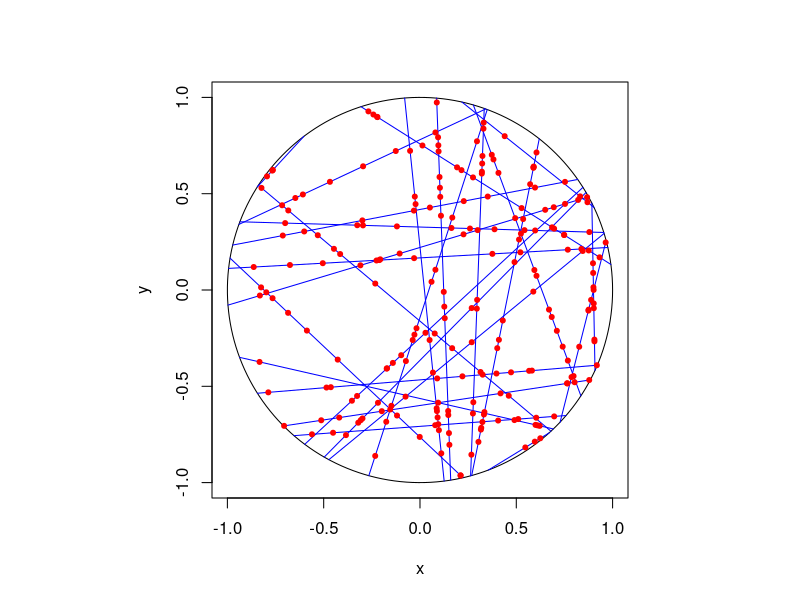

R code for this plot:
# Simulate a Cox point process on a disk. 
# This Cox point process is formed by first simulating a uniform Poisson 
# line process. On each line (or segment) an independent Poisson point 
# process is then simulated.
# Author: H. Paul Keeler, 2019.
# Website: hpaulkeeler.com
# Repository: github.com/hpaulkeeler/posts


###START -- Parameters -- START###
#Cox (ie Poisson line-point) process parameters
lambda=4; #intensity (ie mean density) of the Poisson *line* process
mu=5; #intensity (ie mean density) of the Poisson *point* process

#Simulation disk dimensions
xx0=0; yy0=0; #center of disk
r=1; #disk radius
massLine=2*pi*r*lambda; #total measure/mass of the line process
###END -- Parameters -- END###

###START -- Simulate a Poisson line process on a disk -- START###
#Simulate Poisson point process
numbLines=rpois(1,massLine);#Poisson number of points

theta=2*pi*runif(numbLines); #choose angular component uniformly
p=r*runif(numbLines); #choose radial component uniformly
q=sqrt(r^2-p^2); #distance to circle edge (alonge line)

#calculate trig values
sin_theta=sin(theta);
cos_theta=cos(theta);

#calculate segment endpoints of Poisson line process
xx1=xx0+p*cos_theta+q*sin_theta;
yy1=yy0+p*sin_theta-q*cos_theta;
xx2=xx0+p*cos_theta-q*sin_theta;
yy2=yy0+p*sin_theta+q*cos_theta;
###END Simulate a Poisson line process on a disk END###

###START Simulate a Poisson point processes on each line START###
lengthLine=2*q; #length of each segment
massPoint=mu*lengthLine;#mass on each line
numbLinePoints=rpois(rep(1,numbLines),massPoint); #Poisson number of points on each line
numbLinePointsTotal=sum(numbLinePoints);
uu=2*runif(numbLinePointsTotal)-1; #uniform variables on (-1,1)

#replicate values to simulate points all in one step
xx0_all=rep(xx0,numbLinePointsTotal);
yy0_all=rep(yy0,numbLinePointsTotal);
p_all=rep(p,numbLinePoints);
q_all=rep(q,numbLinePoints);
sin_theta_all=rep(sin_theta,numbLinePoints);
cos_theta_all=rep(cos_theta,numbLinePoints);

#position points on Poisson lines/segments
xxPP_all=xx0_all+p_all*cos_theta_all+q_all*uu*sin_theta_all;
yyPP_all=yy0_all+p_all*sin_theta_all-q_all*uu*cos_theta_all;
### END Simulate a Poisson point processes on each line ###END

### START Plotting ###START
#plot circle
t=seq(0,2*pi,len=200);
xp=r*cos(t); yp=r*sin(t);
par(pty='s'); #use square plotting region
plot(xx0+xp,yy0+yp,xlab='x',ylab='y',type="l", col='black');

#plot segments of Poisson line process
segments(xx1,yy1,xx2,yy2,col='blue'); 
#plot Poisson points on line process
points(xxPP_all,yyPP_all,pch=20, col='red');

###END Plotting END###
